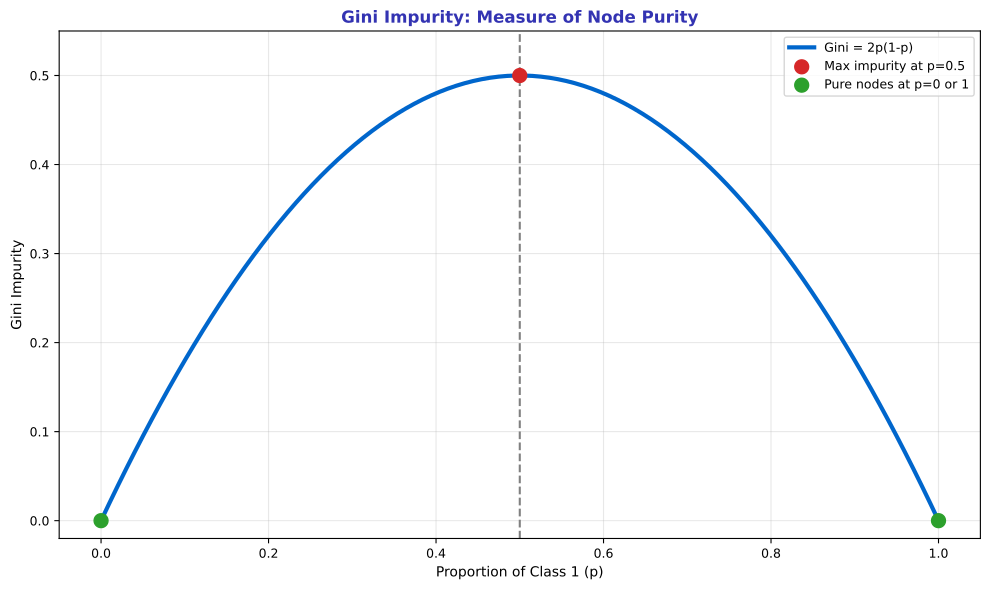

The Python source for this figure:
"""Gini Impurity"""
import matplotlib.pyplot as plt
import numpy as np
from pathlib import Path

plt.rcParams.update({
    'font.size': 10, 'axes.labelsize': 10, 'axes.titlesize': 11,
    'xtick.labelsize': 9, 'ytick.labelsize': 9, 'legend.fontsize': 9,
    'figure.figsize': (10, 6), 'figure.dpi': 150
})

MLPURPLE = '#3333B2'
MLLAVENDER = '#ADADE0'
MLBLUE = '#0066CC'
MLORANGE = '#FF7F0E'
MLGREEN = '#2CA02C'
MLRED = '#D62728'

np.random.seed(42)

fig, ax = plt.subplots(figsize=(10, 6))


p = np.linspace(0, 1, 100)
gini = 2 * p * (1 - p)

ax.plot(p, gini, color=MLBLUE, linewidth=3, label='Gini = 2p(1-p)')
ax.axvline(0.5, color='gray', linestyle='--', linewidth=1.5)
ax.scatter([0.5], [0.5], c=MLRED, s=100, zorder=5, label='Max impurity at p=0.5')
ax.scatter([0, 1], [0, 0], c=MLGREEN, s=100, zorder=5, label='Pure nodes at p=0 or 1')

ax.set_title('Gini Impurity: Measure of Node Purity', fontsize=12, fontweight='bold', color=MLPURPLE)
ax.set_xlabel('Proportion of Class 1 (p)', fontsize=10)
ax.set_ylabel('Gini Impurity', fontsize=10)
ax.legend(fontsize=9)
ax.grid(alpha=0.3)
ax.set_xlim(-0.05, 1.05)
ax.set_ylim(-0.02, 0.55)


plt.tight_layout()
plt.savefig(Path(__file__).parent / 'chart.pdf', dpi=300, bbox_inches='tight')
plt.close()
